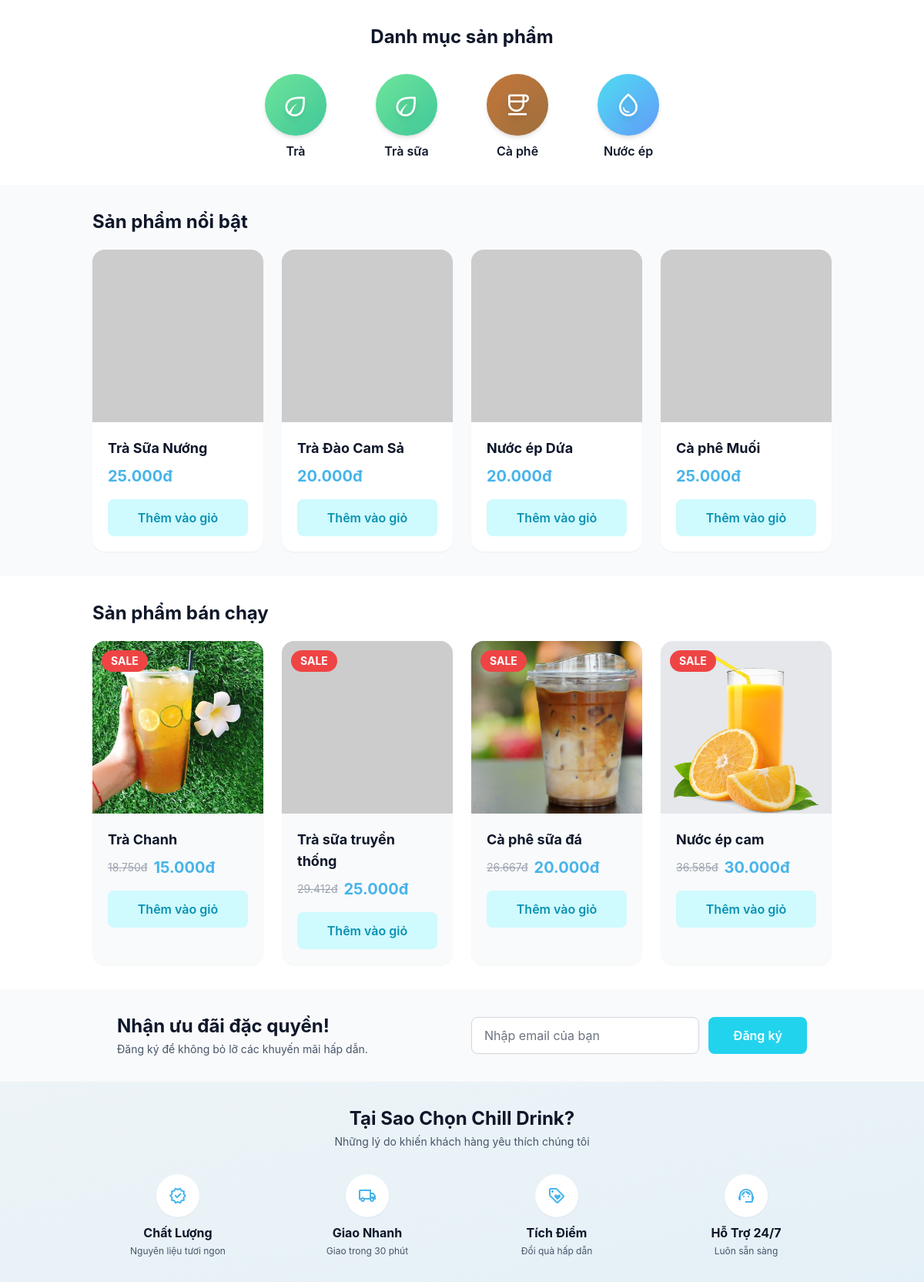
The app's page /home/index.php with its own data.
### tables this page shows
CREATE TABLE `categories` (
  `id` int(11) NOT NULL,
  `name` varchar(100) NOT NULL,
  `slug` varchar(150) NOT NULL,
  `created_at` datetime DEFAULT current_timestamp()
);

CREATE TABLE `products` (
  `id` int(11) NOT NULL,
  `category_id` int(11) DEFAULT NULL,
  `name` varchar(200) NOT NULL,
  `slug` varchar(255) DEFAULT NULL,
  `description` text DEFAULT NULL,
  `image` varchar(255) DEFAULT NULL,
  `status` tinyint(1) DEFAULT 1,
  `created_at` datetime DEFAULT current_timestamp(),
  `updated_at` datetime DEFAULT current_timestamp() ON UPDATE current_timestamp(),
  `deleted_at` timestamp NULL DEFAULT NULL
);

### DU_AN_1/base/dua/models/BaseModel.php (called while the page is built, shortened)
<?php
class BaseModel
{
    public function __construct()
    {
        $dsn = sprintf('mysql:host=%s;port=%s;dbname=%s;charset=utf8', DB_HOST, DB_PORT, DB_NAME);
        try {
            $this->pdo = new PDO($dsn, DB_USERNAME, DB_PASSWORD, DB_OPTIONS);
        } catch (PDOException $e) {
            die("Kết nối cơ sở dữ liệu thất bại: {$e->getMessage()}. Vui lòng thử lại sau.");
        }
    }
}

### DU_AN_1/base/dua/models/Category.php (called while the page is built, shortened)
<?php
class Category extends BaseModel
{
    protected $table = 'categories';
    public function getAll()
    {
        $sql = "SELECT * FROM {$this->table} ORDER BY created_at DESC";
        $stmt = $this->pdo->query($sql);
        return $stmt->fetchAll();
    }
}

### DU_AN_1/base/dua/models/Product.php (called while the page is built, shortened)
<?php
class Product extends BaseModel
{
    protected $table = 'products';
    public function getAll()
    {
        $sql = "SELECT p.*, c.name as category_name FROM {$this->table} p
                LEFT JOIN categories c ON p.category_id = c.id
                WHERE p.status = 1 AND p.deleted_at IS NULL
                ORDER BY p.created_at DESC";
        $stmt = $this->pdo->query($sql);
        return $stmt->fetchAll();
    }
    public function getSizes($productId)
    {
        $sql = "SELECT ps.*, s.name as size_name FROM product_sizes ps
                JOIN sizes s ON ps.size_id = s.id
                WHERE ps.product_id = :product_id
                ORDER BY s.id ASC";
        $stmt = $this->pdo->prepare($sql);
        $stmt->execute([':product_id' => $productId]);
        return $stmt->fetchAll();
    }
}

### home/index.php (the view, shortened to what this page needs)
<!DOCTYPE html>
<html class="light" lang="vi">
<head>
    <script src="https://cdn.tailwindcss.com?plugins=forms,container-queries"></script>
    <link href="<?= BASE_URL ?>assets/css/style.css" rel="stylesheet"/>
</head>
<body class="bg-background-light">
    <section class="py-8 bg-white">
        <div class="container mx-auto px-4 sm:px-6 lg:px-8">
            <div class="text-center mb-8">
                <h2 class="text-xl md:text-2xl font-bold text-slate-900">Danh mục sản phẩm</h2>
            </div>
            <div class="flex justify-center items-center gap-6 md:gap-12 lg:gap-16 flex-wrap">
                <?php
                $categoryModel = new Category();
                $categories = $categoryModel->getAll();
                $categoryData = [
                    'Trà' => ['icon' => 'eco', 'gradient' => 'from-green-400 to-emerald-500', 'color' => 'text-white'],
                    'Trà sữa' => ['icon' => 'local_cafe', 'gradient' => 'from-amber-400 to-orange-500', 'color' => 'text-white'],
                    'Cà phê' => ['icon' => 'coffee', 'gradient' => 'from-amber-700 to-yellow-800', 'color' => 'text-white'],
                    'Sinh tố' => ['icon' => 'blender', 'gradient' => 'from-pink-400 to-rose-500', 'color' => 'text-white'],
                    'Nước ép' => ['icon' => 'water_drop', 'gradient' => 'from-cyan-400 to-blue-500', 'color' => 'text-white'],
                ];
                foreach ($categories as $category):
                    $data = ['icon' => 'local_cafe', 'gradient' => 'from-gray-400 to-gray-500', 'color' => 'text-white'];
                    foreach ($categoryData as $catName => $catData) {
                        if (stripos($category['name'], $catName) !== false) {
                            $data = $catData;
                            break;
                        }
                    }
                ?>
                <a href="<?= BASE_URL ?>?action=products-by-category&category_id=<?= $category['id'] ?>"
                   class="flex flex-col items-center group transition-all duration-300 hover:scale-105">
                    <div class="w-16 h-16 md:w-20 md:h-20 bg-gradient-to-br <?= $data['gradient'] ?> rounded-full flex items-center justify-center mb-2 shadow-md group-hover:shadow-lg transition-all transform group-hover:-translate-y-1 relative overflow-hidden">
                        <div class="absolute inset-0 bg-white/20 group-hover:bg-white/30 transition-all"></div>
                        <span class="material-symbols-outlined <?= $data['color'] ?> text-3xl md:text-4xl relative z-10 drop-shadow-lg">
                        </span>
                    </div>
                    <h3 class="text-sm md:text-base font-semibold text-slate-900 group-hover:text-primary transition-colors">
                        <?= htmlspecialchars($category['name'], ENT_QUOTES, 'UTF-8') ?>
                    </h3>
                </a>
                <?php endforeach; ?>
            </div>
        </div>
    </section>
    <section class="py-8 bg-gray-50">
        <div class="container mx-auto px-4 sm:px-6 lg:px-8">
            <h2 class="text-xl md:text-2xl font-bold text-slate-900 mb-5">Sản phẩm nổi bật</h2>
            <div class="grid grid-cols-1 sm:grid-cols-2 lg:grid-cols-4 gap-6">
                <?php
                $productModel = new Product();
                $products = array_slice($productModel->getAll(), 0, 4);
                foreach ($products as $product):
                    $sizes = $productModel->getSizes($product['id']);
                    $minPrice = !empty($sizes) ? min(array_column($sizes, 'price')) : 0;
                ?>
                <a href="<?= BASE_URL ?>?action=product-detail&id=<?= $product['id'] ?>"
                   class="bg-white rounded-2xl overflow-hidden shadow-sm hover:shadow-lg transition-all duration-300 block">
                    <div class="relative h-56 bg-gray-100 overflow-hidden">
                        <img src="<?= BASE_ASSETS_UPLOADS . htmlspecialchars($product['image'], ENT_QUOTES, 'UTF-8') ?>"
                             alt="<?= htmlspecialchars($product['name'], ENT_QUOTES, 'UTF-8') ?>"
                             class="w-full h-full object-cover hover:scale-105 transition-transform duration-300"
                             onerror="this.src='https://via.placeholder.com/300x300?text=No+Image'"/>
                    </div>
                    <div class="p-5">
                        <h3 class="font-bold text-lg text-slate-900 mb-2"><?= htmlspecialchars($product['name'], ENT_QUOTES, 'UTF-8') ?></h3>
                        <p class="text-primary font-bold text-xl mb-4"><?= number_format($minPrice, 0, ',', '.') ?>đ</p>
                        <div class="w-full text-center py-3 bg-cyan-100 text-cyan-600 rounded-lg font-semibold hover:bg-cyan-200 transition-colors">
                            Thêm vào giỏ
                        </div>
                    </div>
                </a>
                <?php endforeach; ?>
            </div>
        </div>
    </section>
    <section class="py-8 bg-white">
        <div class="container mx-auto px-4 sm:px-6 lg:px-8">
            <h2 class="text-xl md:text-2xl font-bold text-slate-900 mb-5">Sản phẩm bán chạy</h2>
            <div class="grid grid-cols-1 sm:grid-cols-2 lg:grid-cols-4 gap-6">
                <?php
                $saleProducts = array_slice($productModel->getAll(), 4, 4);
                $saleDiscounts = [20, 15, 25, 18];
                foreach ($saleProducts as $index => $product):
                    $sizes = $productModel->getSizes($product['id']);
                    $minPrice = !empty($sizes) ? min(array_column($sizes, 'price')) : 0;
                    $discount = $saleDiscounts[$index] ?? 20;
                    $originalPrice = $minPrice * (100 / (100 - $discount));
                    $salePrice = $minPrice;
                ?>
                <a href="<?= BASE_URL ?>?action=product-detail&id=<?= $product['id'] ?>"
                   class="bg-gray-50 rounded-2xl overflow-hidden shadow-sm hover:shadow-lg transition-all duration-300 block">
                    <div class="relative h-56 bg-gray-200 overflow-hidden">
                        <img src="<?= BASE_ASSETS_UPLOADS . htmlspecialchars($product['image'], ENT_QUOTES, 'UTF-8') ?>"
                             alt="<?= htmlspecialchars($product['name'], ENT_QUOTES, 'UTF-8') ?>"
                             class="w-full h-full object-cover hover:scale-105 transition-transform duration-300"
                             onerror="this.src='https://via.placeholder.com/300x300?text=No+Image'"/>
                        <div class="absolute top-3 left-3 bg-red-500 text-white px-3 py-1 rounded-full text-sm font-bold">
                            SALE
                        </div>
                    </div>
                    <div class="p-5">
                        <h3 class="font-bold text-lg text-slate-900 mb-2"><?= htmlspecialchars($product['name'], ENT_QUOTES, 'UTF-8') ?></h3>
                        <div class="flex items-center gap-2 mb-4">
                            <span class="text-gray-400 line-through text-sm"><?= number_format($originalPrice, 0, ',', '.') ?>đ</span>
                            <span class="text-primary font-bold text-xl"><?= number_format($salePrice, 0, ',', '.') ?>đ</span>
                        </div>
                        <div class="w-full text-center py-3 bg-cyan-100 text-cyan-600 rounded-lg font-semibold hover:bg-cyan-200 transition-colors">
                            Thêm vào giỏ
                        </div>
                    </div>
                </a>
                <?php endforeach; ?>
            </div>
        </div>
    </section>
    <section class="py-8 bg-gray-50">
        <div class="container mx-auto px-4 sm:px-6 lg:px-8">
            <div class="max-w-4xl mx-auto">
                <div class="flex flex-col md:flex-row items-center justify-between gap-6">
                    <div class="flex-1">
                        <h2 class="text-xl md:text-2xl font-bold text-slate-900 mb-1">Nhận ưu đãi đặc quyền!</h2>
                        <p class="text-slate-600 text-sm">Đăng ký để không bỏ lỡ các khuyến mãi hấp dẫn.</p>
                    </div>
                    <div class="flex-1 w-full">
                        <form class="flex gap-3" onsubmit="return handleNewsletterSubmit(event)">
                            <input
                                type="email"
                                placeholder="Nhập email của bạn"
                                required
                                class="flex-1 h-12 px-4 rounded-lg border border-gray-300 focus:outline-none focus:ring-2 focus:ring-primary/50 focus:border-primary"
                            />
                            <button
                                type="submit"
                                class="px-8 py-3 bg-cyan-400 text-white rounded-lg font-semibold hover:bg-cyan-500 transition-colors whitespace-nowrap">
                                Đăng ký
                            </button>
                        </form>
                    </div>
                </div>
            </div>
        </div>
    </section>
    <section class="py-8 bg-gradient-to-br from-primary/5 to-primary/10">
        <div class="container mx-auto px-4 sm:px-6 lg:px-8">
            <div class="text-center mb-8">
                <h2 class="text-xl md:text-2xl font-bold text-slate-900 mb-1">Tại Sao Chọn Chill Drink?</h2>
                <p class="text-slate-600 text-sm">Những lý do khiến khách hàng yêu thích chúng tôi</p>
            </div>
            <div class="grid grid-cols-2 md:grid-cols-4 gap-4 md:gap-6">
                <div class="text-center">
                    <div class="w-14 h-14 bg-white rounded-full flex items-center justify-center mx-auto mb-2 shadow-sm">
                        <span class="material-symbols-outlined text-primary text-2xl">verified</span>
                    </div>
                    <h3 class="font-bold text-sm md:text-base text-slate-900 mb-1">Chất Lượng</h3>
                    <p class="text-slate-600 text-xs hidden md:block">Nguyên liệu tươi ngon</p>
                </div>
                <div class="text-center">
                    <div class="w-14 h-14 bg-white rounded-full flex items-center justify-center mx-auto mb-2 shadow-sm">
                        <span class="material-symbols-outlined text-primary text-2xl">local_shipping</span>
                    </div>
                    <h3 class="font-bold text-sm md:text-base text-slate-900 mb-1">Giao Nhanh</h3>
                    <p class="text-slate-600 text-xs hidden md:block">Giao trong 30 phút</p>
                </div>
                <div class="text-center">
                    <div class="w-14 h-14 bg-white rounded-full flex items-center justify-center mx-auto mb-2 shadow-sm">
                        <span class="material-symbols-outlined text-primary text-2xl">loyalty</span>
                    </div>
                    <h3 class="font-bold text-sm md:text-base text-slate-900 mb-1">Tích Điểm</h3>
                    <p class="text-slate-600 text-xs hidden md:block">Đổi quà hấp dẫn</p>
                </div>
                <div class="text-center">
                    <div class="w-14 h-14 bg-white rounded-full flex items-center justify-center mx-auto mb-2 shadow-sm">
                        <span class="material-symbols-outlined text-primary text-2xl">support_agent</span>
                    </div>
                    <h3 class="font-bold text-sm md:text-base text-slate-900 mb-1">Hỗ Trợ 24/7</h3>
                    <p class="text-slate-600 text-xs hidden md:block">Luôn sẵn sàng</p>
                </div>
            </div>
        </div>
    </section>
</body>
</html>

### DU_AN_1/base/assets/css/style.css (style rules this page uses)
*:not(.material-symbols-outlined):not(.material-icons), *::before:not(.material-symbols-outlined):not(.material-icons), *::after:not(.material-symbols-outlined):not(.material-icons) { font-family: -apple-system, BlinkMacSystemFont, "Segoe UI", Roboto, "Helvetica Neue", Arial, "Noto Sans", sans-serif, "Apple Color Emoji", "Segoe UI Emoji", "Segoe UI Symbol", "Noto Color Emoji" !important; }
body, html { font-family: -apple-system, BlinkMacSystemFont, "Segoe UI", Roboto, "Helvetica Neue", Arial, "Noto Sans", sans-serif !important; -webkit-font-smoothing: antialiased; -moz-osx-font-smoothing: grayscale; }
.material-symbols-outlined, .material-icons { font-family: 'Material Symbols Outlined', 'Material Icons' !important; translate: none; }
html { scroll-behavior: smooth; }

### home/index.php (style rules this page uses)
* { font-family: -apple-system, BlinkMacSystemFont, "Segoe UI", Roboto, "Helvetica Neue", Arial, "Noto Sans", sans-serif, "Apple Color Emoji", "Segoe UI Emoji", "Segoe UI Symbol", "Noto Color Emoji"; }
body { -webkit-font-smoothing: antialiased; -moz-osx-font-smoothing: grayscale; }

### records on screen
categories: name "Trà"
categories: name "Trà sữa"
categories: name "Cà phê"
categories: name "Nước ép"
products: name "Trà Sữa Nướng", minPrice "25.000"
products: name "Trà Đào Cam Sả", minPrice "20.000"
products: name "Nước ép Dứa", minPrice "20.000"
products: name "Cà phê Muối", minPrice "25.000"
products: image (picture), name "Trà Chanh", originalPrice "18.750", salePrice "15.000"
products: name "Trà sữa truyền thống", originalPrice "29.412", salePrice "25.000"
products: image (picture), name "Cà phê sữa đá", originalPrice "26.667", salePrice "20.000"
products: image (picture), name "Nước ép cam", originalPrice "36.585", salePrice "30.000"
